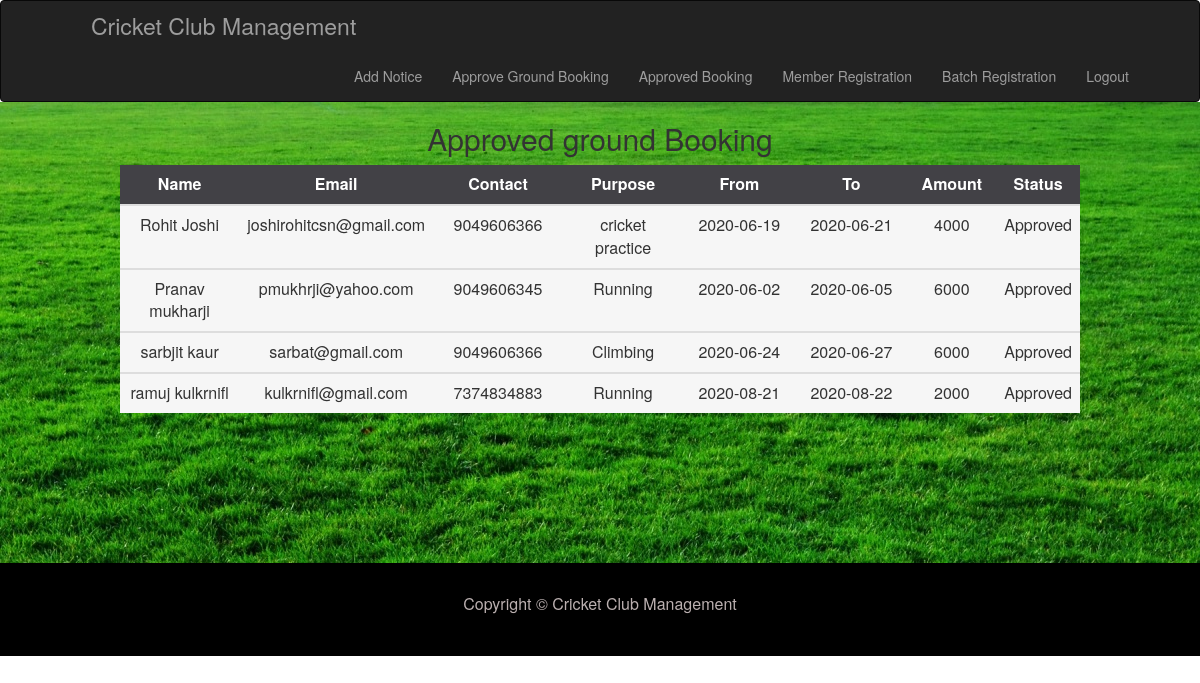
Screenshot of /viewground.php (signed in) with the database file from the repository.
### tables this page shows
CREATE TABLE `ground` (
  `gid` int(3) NOT NULL,
  `name` varchar(20) DEFAULT NULL,
  `email` varchar(30) DEFAULT NULL,
  `contact` varchar(10) DEFAULT NULL,
  `purpose` varchar(20) DEFAULT NULL,
  `fromdate` varchar(15) DEFAULT NULL,
  `todate` varchar(15) DEFAULT NULL,
  `amount` int(10) DEFAULT NULL,
  `status` varchar(15) DEFAULT NULL
);

### viewground.php (the view, shortened to what this page needs)
<?php
     $uid = ! empty($_SESSION['uid']) ? $_SESSION['uid'] : ' ' ;
     if($uid==" ")
     {
         echo "<script>window.location.href='index.php';</script>";
     }
     else
     {
        $con=mysqli_connect('localhost','root','','ccm');
        $sql="select *from ground where status='Approved'";
        $row=mysqli_query($con,$sql);
        if(mysqli_num_rows($row)==0)
        {
            echo "<script>alert('No data found!!!!!');</script>";
        }
        else
        {
            include("a_menubar.php");
        }
?>
    <body>
        <div id="viewground" class="table-responsive" style="background:url('./images/banner_5.jpg');">
            <h2><center>Approved ground Booking</center></h2>
            <center>
            <table class="table table-hover" style="width:80%; margin-bottom:150px;">
                <thead style="color:white; background:#424146; text-align:center;">
                    <tr>
                        <th><center>Name</center></th>
                        <th><center>Email</center></th>
                        <th><center>Contact</center></th>
                        <th><center>Purpose</center></th>
                        <th><center>From</center></th>
                        <th><center>To</center></th>
                        <th><center>Amount</center></th>
                        <th><center>Status</center></th>
                    </tr>
                </thead>
                    <?php
                        while($res=mysqli_fetch_array($row))
                        {
                            $name=$res['name'];
                            $email=$res['email'];
                            $contact=$res['contact'];
                            $purpose=$res['purpose'];
                            $fromdate=$res['fromdate'];
                            $todate=$res['todate'];
                            $amount=$res['amount'];
                            $status=$res['status'];
                            echo "
                            <tbody bgcolor='#f6f6f6'>
                                <tr align='center'>
                                    <td width='15%'>$name</td>
                                    <td width='15%'>$email</td>
                                    <td width='15%'>$contact</td>
                                    <td width='15%'>$purpose</td>
                                    <td width='15%'>$fromdate</td>
                                    <td width='15%'>$todate</td>
                                    <td width='15%'>$amount</td>
                                    <td width='15%'>$status</td>
                                </tr>
                            </tbody>
                                ";
                        }
                    ?>
            </table>
            </center>
        </div>
        <?php
            include("footer.php");
        ?>
<?php
    }
?>

### a_menubar.php (shortened to what this page needs)
<html>
    <head>
        <link rel="stylesheet" href="https://maxcdn.bootstrapcdn.com/bootstrap/3.4.1/css/bootstrap.min.css">
        </head>
        <nav class="navbar navbar-inverse "style="margin-bottom:0;">
            <div class="container-fluid">
                <div class="navbar-header">
                <a style="font-size:23px; padding-left:90px;" class="navbar-brand" href="#">Cricket Club Management</a>
                </div>
                <div class="collapse navbar-collapse navbar-right" id="myNavbar">
                <ul class="nav navbar-nav" style="font-size: 14px;">
                    <li><a href="addnotice.php">Add Notice</a></li>
                    <li><a href="appgroundbk.php">Approve Ground Booking</a></li>
                    <li><a href="viewground.php">Approved Booking</a></li>
                    <li><a href="viewmember.php">Member Registration</a></li>
                    <li><a href="viewbatch.php">Batch Registration</a></li>
                    <li><a style="padding-right:40px;" href="logout.php">Logout</a></li>
                </ul>
                </div>
            </div>
        </nav>

### footer.php (shortened to what this page needs)
<footer>
    <div class="container-fluid" style="background:black;">
        <div class="row">
            <div class="col-12 ">
                <p class="text-center" style="font-size:16px; color:#bbb0b0; padding:30px;">Copyright © Cricket Club Management</p>
            </div>
        </div>
</footer>

### rows the page displays
ground: name "Rohit Joshi", email "joshirohitcsn@gmail.com", contact "9049606366", purpose "cricket practice", fromdate "2020-06-19", todate "2020-06-21", amount "4000", status "Approved"
ground: name "Pranav mukharji", email "pmukhrji@yahoo.com", contact "9049606345", purpose "Running", fromdate "2020-06-02", todate "2020-06-05", amount "6000", status "Approved"
ground: name "sarbjit kaur", email "sarbat@gmail.com", contact "9049606366", purpose "Climbing", fromdate "2020-06-24", todate "2020-06-27", amount "6000", status "Approved"
ground: name "ramuj kulkrnifl", email "kulkrnifl@gmail.com", contact "7374834883", purpose "Running", fromdate "2020-08-21", todate "2020-08-22", amount "2000", status "Approved"
